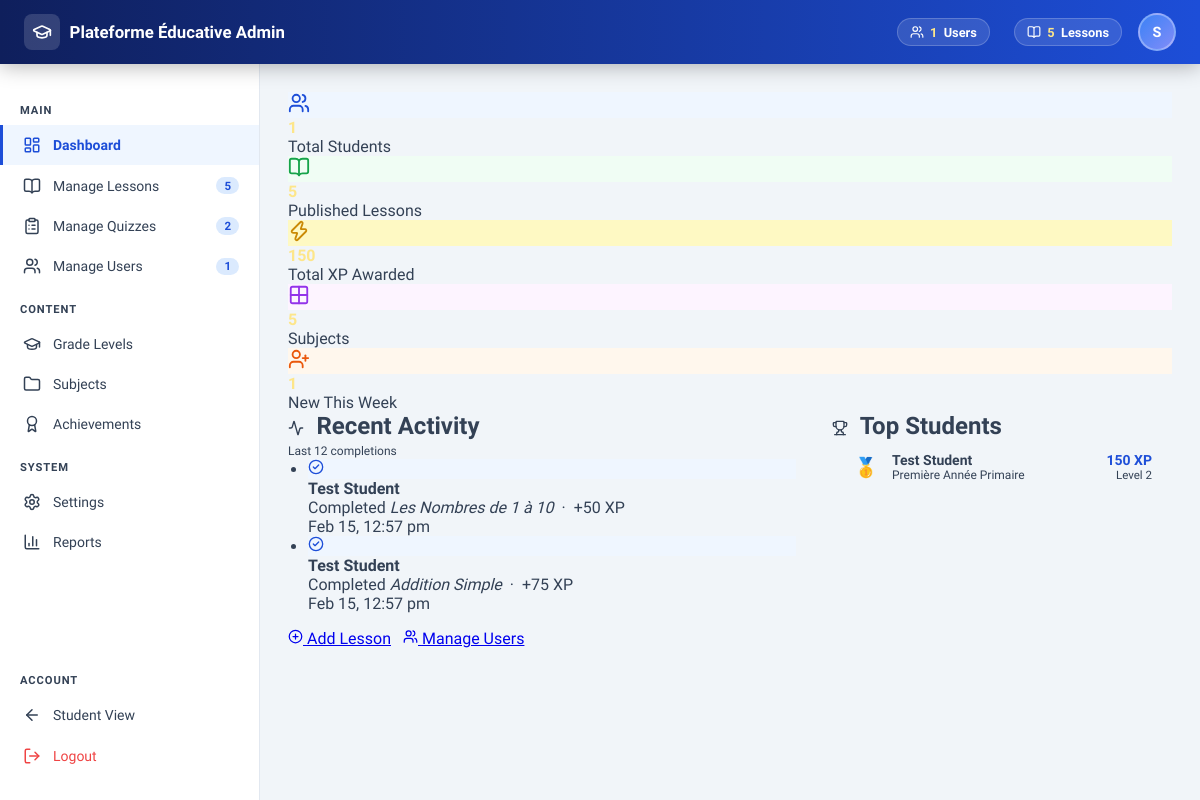
/admin/dashboard.php (signed in), run on an earlier commit of the app's database.
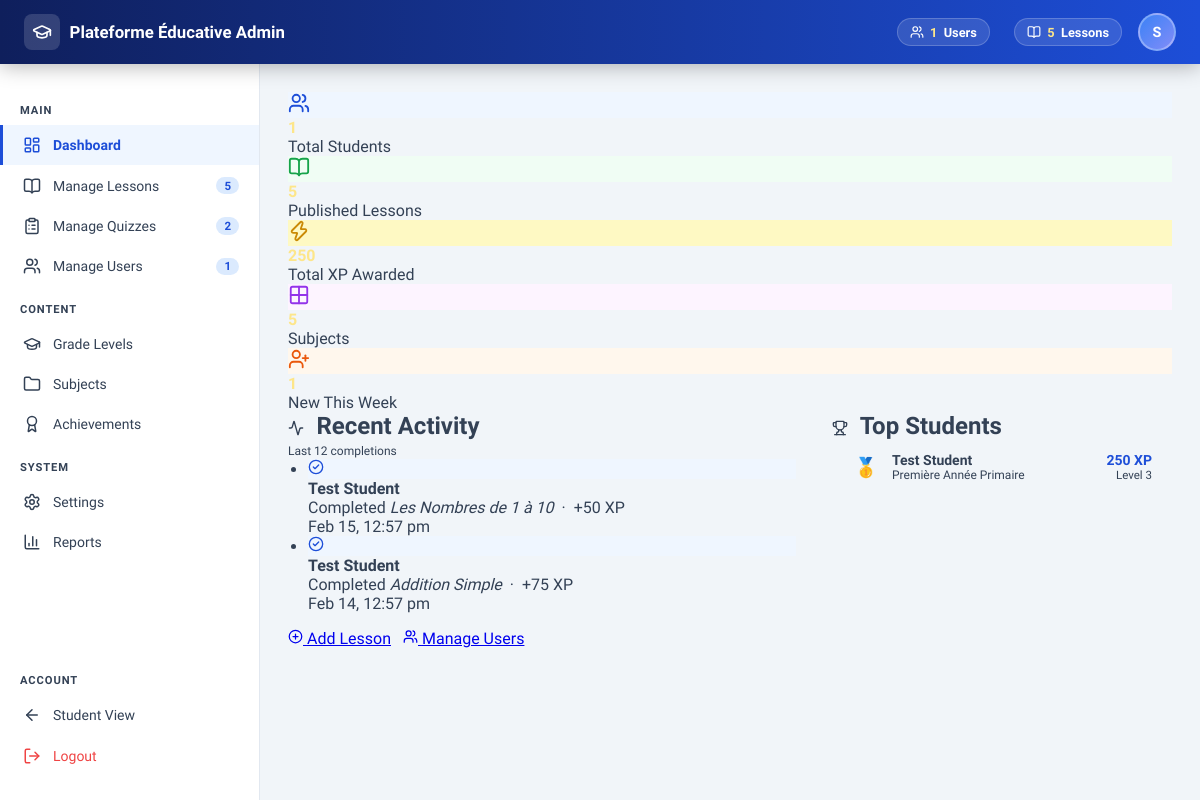
And on a later commit of the database.
### tables this page shows
CREATE TABLE `users` (
  `id` int(11) NOT NULL AUTO_INCREMENT,
  `username` varchar(100) NOT NULL,
  `email` varchar(255) NOT NULL,
  `password` varchar(255) NOT NULL,
  `full_name` varchar(200) NOT NULL,
  `role` enum('student','admin','super_admin') NOT NULL DEFAULT 'student',
  `level_id` int(11) DEFAULT 1,
  `xp_points` int(11) NOT NULL DEFAULT 0,
  `current_level` int(11) NOT NULL DEFAULT 1,
  `profile_picture` varchar(255) DEFAULT NULL,
  `preferred_lang` enum('ar','fr','en') NOT NULL DEFAULT 'fr',   
  `is_active` tinyint(1) NOT NULL DEFAULT 1,
  `last_login` datetime DEFAULT NULL,
  `created_at` timestamp NOT NULL DEFAULT CURRENT_TIMESTAMP,
  `updated_at` timestamp NOT NULL DEFAULT CURRENT_TIMESTAMP ON UPDATE CURRENT_TIMESTAMP,
  PRIMARY KEY (`id`),
  UNIQUE KEY `username` (`username`),
  UNIQUE KEY `email` (`email`),
  KEY `role` (`role`),
  KEY `level_id` (`level_id`),
  KEY `is_active` (`is_active`)
);

CREATE TABLE `lesson_progress` (
  `id` int(11) NOT NULL AUTO_INCREMENT,
  `user_id` int(11) NOT NULL,
  `lesson_id` int(11) NOT NULL,
  `status` enum('not_started','in_progress','completed') NOT NULL DEFAULT 'not_started',
  `watch_duration` int(11) NOT NULL DEFAULT 0,
  `completion_percentage` int(11) NOT NULL DEFAULT 0,
  `xp_earned` int(11) NOT NULL DEFAULT 0,
  `anti_cheat_verified` tinyint(1) NOT NULL DEFAULT 0,   
  `completed_at` datetime DEFAULT NULL,
  `created_at` timestamp NOT NULL DEFAULT CURRENT_TIMESTAMP,
  `updated_at` timestamp NOT NULL DEFAULT CURRENT_TIMESTAMP ON UPDATE CURRENT_TIMESTAMP,
  PRIMARY KEY (`id`),
  UNIQUE KEY `user_lesson` (`user_id`,`lesson_id`),
  KEY `lesson_id` (`lesson_id`),
  KEY `status` (`status`),
  KEY `user_status` (`user_id`, `status`),
  CONSTRAINT `progress_user_fk` FOREIGN KEY (`user_id`) REFERENCES `users` (`id`) ON DELETE CASCADE,
  CONSTRAINT `progress_lesson_fk` FOREIGN KEY (`lesson_id`) REFERENCES `lessons` (`id`) ON DELETE CASCADE
);

CREATE TABLE `lessons` (
  `id` int(11) NOT NULL AUTO_INCREMENT,
  `subject_id` int(11) NOT NULL,
  `title_ar` varchar(255) NOT NULL,
  `title_fr` varchar(255) NOT NULL,
  `title_en` varchar(255) NOT NULL,
  `description_ar` text,
  `description_fr` text,
  `description_en` text,
  `content_type` enum('video','pdf','book') NOT NULL DEFAULT 'video',
  `url` varchar(500) DEFAULT NULL,
  `thumbnail` varchar(255) DEFAULT NULL,
  `duration_minutes` int(11) NOT NULL DEFAULT 15,
  `xp_reward` int(11) NOT NULL DEFAULT 50,
  `display_order` int(11) NOT NULL DEFAULT 0,
  `is_published` tinyint(1) NOT NULL DEFAULT 1,
  `created_by` int(11) DEFAULT NULL,
  `created_at` timestamp NOT NULL DEFAULT CURRENT_TIMESTAMP,
  `updated_at` timestamp NOT NULL DEFAULT CURRENT_TIMESTAMP ON UPDATE CURRENT_TIMESTAMP,
  PRIMARY KEY (`id`),
  KEY `subject_id` (`subject_id`),
  KEY `content_type` (`content_type`),
  KEY `is_published` (`is_published`),
  KEY `display_order` (`display_order`),
  CONSTRAINT `lessons_subject_fk` FOREIGN KEY (`subject_id`) REFERENCES `subjects` (`id`) ON DELETE CASCADE
);

CREATE TABLE `levels` (
  `id` int(11) NOT NULL AUTO_INCREMENT,
  `name_ar` varchar(100) NOT NULL,
  `name_fr` varchar(100) NOT NULL,
  `name_en` varchar(100) NOT NULL,
  `description_ar` text,
  `description_fr` text,
  `description_en` text,
  `slug` varchar(50) DEFAULT NULL,
  `display_order` int(11) NOT NULL DEFAULT 0,
  `is_active` tinyint(1) NOT NULL DEFAULT 1,
  `created_at` timestamp NOT NULL DEFAULT CURRENT_TIMESTAMP,
  `updated_at` timestamp NOT NULL DEFAULT CURRENT_TIMESTAMP ON UPDATE CURRENT_TIMESTAMP,
  PRIMARY KEY (`id`),
  KEY `display_order` (`display_order`),
  KEY `is_active` (`is_active`)
);

### includes/functions.php (called while the page is built, shortened)
<?php
function getCurrentLang(): string {
    $lang = $_SESSION['lang'] ?? DEFAULT_LANG;
    return in_array($lang, AVAILABLE_LANGS, true) ? $lang : 'fr';
}
function getDirection(): string {
    return getCurrentLang() === 'ar' ? 'rtl' : 'ltr';
}
function loadLanguage(?string $lang = null): array {
    $lang = $lang ?? getCurrentLang();
    $file = LANG_DIR . $lang . '.json';
    $json = @file_get_contents($file);
    $data = json_decode($json, true);
    return is_array($data) ? $data : [];
}
function t(string $key): string {
    static $translations = null;
    if ($translations === null) {
        $translations = loadLanguage();
    }
    return $translations[$key] ?? $key;
}
function isLoggedIn(): bool {
    return !empty($_SESSION['user_id']);
}
function getCurrentUser(): ?array {
    return db_row('SELECT * FROM users WHERE id = ?', [(int) $_SESSION['user_id']]);
}

### includes/db.php (called while the page is built, shortened)
<?php
function db(): PDO {
    static $pdo = null;
    if ($pdo === null) {
        try {
            $dsn = 'mysql:host=' . DB_HOST . ';dbname=' . DB_NAME . ';charset=utf8mb4';
            $options = [
                PDO::ATTR_ERRMODE            => PDO::ERRMODE_EXCEPTION,
                PDO::ATTR_DEFAULT_FETCH_MODE => PDO::FETCH_ASSOC,
                PDO::ATTR_EMULATE_PREPARES   => false,
                PDO::MYSQL_ATTR_INIT_COMMAND => "SET NAMES utf8mb4 COLLATE utf8mb4_unicode_ci"
            ];
            $pdo = new PDO($dsn, DB_USER, DB_PASS, $options);
        } catch (PDOException $e) {
            error_log('[DB] Connection failed: ' . $e->getMessage());
            http_response_code(500);
            die('Database connection failed. Please contact administrator.');
        }
    }
    return $pdo;
}
function db_all(string $sql, array $params = []): array {
    try {
        $stmt = db()->prepare($sql);
        $stmt->execute($params);
        return $stmt->fetchAll();
    } catch (PDOException $e) {
        error_log('[DB] Query failed: ' . $e->getMessage() . ' | SQL: ' . $sql);
        return [];
    }
}
function db_row(string $sql, array $params = []): ?array {
    try {
        $stmt = db()->prepare($sql);
        $stmt->execute($params);
        $result = $stmt->fetch();
        return $result ?: null;
    } catch (PDOException $e) {
        error_log('[DB] Query failed: ' . $e->getMessage() . ' | SQL: ' . $sql);
        return null;
    }
}

### includes/admin_auth.php (called while the page is built, shortened)
<?php
$_rootDir = dirname(__DIR__);
if (!function_exists('db_row'))       require_once $_rootDir . '/includes/db.php';
if (!function_exists('t'))            require_once $_rootDir . '/includes/functions.php';
$currentLang = getCurrentLang();

### admin/dashboard.php (the view, shortened to what the rows shown need)
<?php
require_once __DIR__ . '/../includes/admin_auth.php';
$recentActivity = db_all(
    "SELECT u.full_name, u.username,
            l.title_ar, l.title_fr, l.title_en,
            lp.completed_at, lp.xp_earned
     FROM   lesson_progress lp
     JOIN   users   u ON lp.user_id   = u.id
     JOIN   lessons l ON lp.lesson_id = l.id
     WHERE  lp.status = 'completed' AND lp.completed_at IS NOT NULL
     ORDER  BY lp.completed_at DESC
     LIMIT  12"
);
$topStudents = db_all(
    "SELECT u.full_name, u.username, u.xp_points, u.current_level,
            lv.name_{$currentLang} AS level_name
     FROM   users u
     LEFT   JOIN levels lv ON u.level_id = lv.id
     WHERE  u.role = 'student' AND u.is_active = 1
     ORDER  BY u.xp_points DESC
     LIMIT  5"
);
require_once '_layout.php';
?>
<div style="display:grid;grid-template-columns:1fr 340px;gap:1rem;align-items:start;">
  <div class="section-card">
    <div class="section-card-head">
      <h2><i data-lucide="activity" width="16" height="16" style="display:inline;vertical-align:middle;margin-right:.4rem;"></i> Recent Activity</h2>
    </div>
    <div style="padding:0 1.25rem;">
      <?php if (empty($recentActivity)): ?>
      <p style="padding:2rem 0;text-align:center;color:var(--text-muted);">No activity yet.</p>
      <?php else: ?>
      <ul class="activity-list">
        <?php foreach ($recentActivity as $act):
          $titleKey = 'title_' . $currentLang;
          $lesson   = htmlspecialchars($act[$titleKey] ?? $act['title_ar']);
          $student  = htmlspecialchars($act['full_name']);
          $time     = $act['completed_at']
              ? date('M j, g:i a', strtotime($act['completed_at']))
              : '—';
        ?>
        <li class="activity-item">
          <div class="activity-dot" style="background:#eff6ff;">
            <i data-lucide="check-circle-2" width="16" height="16" color="#1d4ed8"></i>
          </div>
          <div class="activity-text">
            <strong><?php echo $student; ?></strong>
            <p>Completed <em><?php echo $lesson; ?></em>
               &nbsp;·&nbsp; +<?php echo (int) $act['xp_earned']; ?> XP
            </p>
          </div>
          <span class="activity-time"><?php echo $time; ?></span>
        </li>
        <?php endforeach; ?>
      </ul>
      <?php endif; ?>
    </div>
  </div>
  <div class="section-card">
    <div class="section-card-head">
      <h2><i data-lucide="trophy" width="16" height="16" style="display:inline;vertical-align:middle;margin-right:.4rem;"></i> Top Students</h2>
    </div>
    <div style="padding:0 1.25rem;">
      <?php if (empty($topStudents)): ?>
      <p style="padding:2rem 0;text-align:center;color:var(--text-muted);">No students yet.</p>
      <?php else: ?>
      <?php
      $medals = ['🥇','🥈','🥉'];
      foreach ($topStudents as $i => $stu): ?>
      <div style="display:flex;align-items:center;gap:.75rem;padding:.75rem 0;border-bottom:1px solid var(--card-border);">
        <span style="font-size:1.2rem;width:28px;text-align:center;"><?php echo $medals[$i] ?? '#'.($i+1); ?></span>
        <div style="flex:1;min-width:0;">
          <div style="font-size:.875rem;font-weight:600;color:var(--text-primary);white-space:nowrap;overflow:hidden;text-overflow:ellipsis;">
            <?php echo htmlspecialchars($stu['full_name']); ?>
          </div>
          <div style="font-size:.75rem;color:var(--text-muted);">
            <?php echo htmlspecialchars($stu['level_name'] ?? '—'); ?>
          </div>
        </div>
        <div style="text-align:right;flex-shrink:0;">
          <div style="font-weight:700;color:var(--blue-700);font-size:.875rem;"><?php echo number_format((int)$stu['xp_points']); ?> XP</div>
          <div style="font-size:.72rem;color:var(--text-muted);">Level <?php echo (int)$stu['current_level']; ?></div>
        </div>
      </div>
      <?php endforeach; ?>
      <?php endif; ?>
    </div>
  </div>
</div>
<?php require_once '_layout_end.php'; ?>

### admin/_layout.php (shortened to what the rows shown need)
<?php
require_once __DIR__ . '/../includes/db.php';
require_once __DIR__ . '/../includes/functions.php';
$currentLang = getCurrentLang();
$dir         = getDirection();
$currentUser = getCurrentUser();
?>
<!DOCTYPE html>
<html lang="<?php echo $currentLang; ?>" dir="<?php echo $dir; ?>">
<head>
</head>
<body>
<nav class="topbar">
  <a href="dashboard.php" class="topbar-brand">
    <span class="brand-icon">
    </span>
    <?php echo t('app_name'); ?> Admin
  </a>
  <div class="topbar-stats">
    <div class="stat-pill">
    </div>
    <div class="stat-pill">
    </div>
  </div>
  <div class="admin-avatar">
    <?php echo mb_strtoupper(mb_substr($currentUser['full_name'], 0, 1, 'UTF-8'), 'UTF-8'); ?>
  </div>
</nav>
<div class="admin-layout">
  <main class="admin-main">

What changed in the data, as far as the page shows it:
changed lesson_progress "Addition Simple": completed_at "Feb 15, 12:57 pm" → "Feb 14, 12:57 pm"
changed users "Test Student": xp_points "150" → "250"; current_level "2" → "3"
